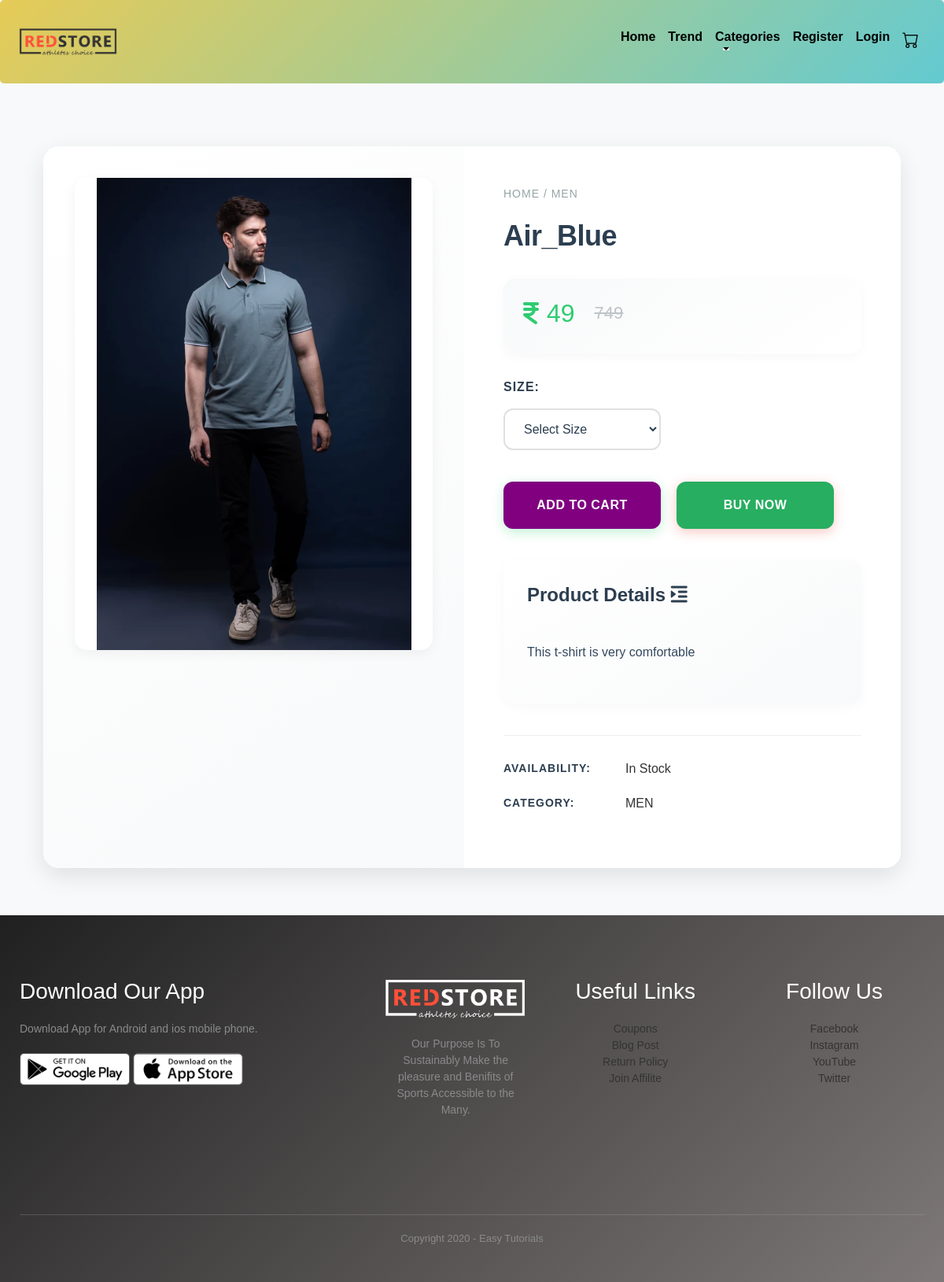
Screenshot of /productdetails/5/ with the database file from the repository.
### core/models.py (models this page shows, shortened)
class E_com(models.Model):
    CATEGORY_CHOICES = [
        ('MEN', 'Men'),
        ('WOMEN', 'Women'),
        ('KID', 'Kid'),
    ]
    name = models.CharField(max_length=100)
    category = models.CharField(max_length=20, choices=CATEGORY_CHOICES)
    small_description=models.CharField(max_length=300)
    description=models.TextField()
    original_price = models.IntegerField()
    discounted_price = models.IntegerField()
    E_com_image =models.ImageField(upload_to='E_com_images')  # As we are using image field we have to intall 'pillow'. And we have to Define MEDIA_URL in settings.py file so that all folder should save in media directory

### core/views.py (the view)
# urls.py: path('productdetails/<int:id>/',views.ProductDetails, name="ProductDetails"),
def ProductDetails(request, id):
    dc = get_object_or_404(E_com, pk=id)  # Ensures proper error handling
    return render(request, 'core/ProductDetails.html', {'dc': dc})

### core/templates/core/ProductDetails.html (shortened to what this page needs)
{% extends "core/base.html" %}
{% load static %}
{% block content %}
<section class="product-detail">
    <div class="container">
        <div class="product-container">
            <div class="product-images">
                <img src="{{dc.E_com_image.url}}" alt="{{dc.name}}" class="product-image" id="main-product-image">
                <div class="thumbnail-container">
                </div>
            </div>
            <div class="product-info">
                <p>Home / {{dc.category}}</p>
                <h1 class="product-title">{{dc.name}}</h1>
                <div class="price-container">
                    <h4>
                        <i class="fa-solid fa-indian-rupee-sign"></i>{{dc.discounted_price}}
                        {% if dc.original_price != dc.discounted_price %}
                        <small class="original-price">{{dc.original_price}}</small>
                        {% endif %}
                    </h4>
                </div>
                <div class="size-options">
                    <span class="option-title">Size:</span>
                    <select class="size-select">
                        <option>Select Size</option>
                    </select>
                </div>
                <div class="action-buttons">
                    <a href="{% url 'addtocart' dc.id %}" class="btn1 add-to-cart">Add To Cart</a>
                    <a href="{% url 'buynow' dc.id %}" class="btn1 buy-now">Buy Now</a>
                </div>
                <div class="product-description">
                    <h3>Product Details <i class="fa fa-indent"></i></h3>
                    <br>
                    <p>{{dc.description}}</p>
                </div>
                <div class="product-meta">
                    <div class="meta-item">
                        <span class="meta-label">Availability:</span>
                        <span>In Stock</span>
                    </div>
                    <div class="meta-item">
                        <span class="meta-label">Category:</span>
                        <span>{{dc.category}}</span>
                    </div>
                </div>
            </div>
        </div>
    </div>
</section>
{% endblock content %}

### core/static/core/css/style.css (style rules this page uses)
* { margin: 0; padding: 0; box-sizing: border-box; }
body { font-family: 'Poppins', sans-serif; background-color: #fff; color: #333; }
a { text-decoration: none; color: inherit; }
p { color: #555; }
.container { max-width: 1300px; margin: auto; padding-left: 25px; padding-right: 25px; }
h4 { color: #555; font-weight: normal; }
body { font-family: Arial, sans-serif; background-color: #f8f9fa; }
.container { margin-top: 20px; }

### core/static/core/css/viewcart.css (style rules this page uses)
body { font-family: 'Arial', sans-serif; background-color: #f8f9fa; margin: 0; padding: 0; }

### core/static/core/css/checkout.css (style rules this page uses)
body { font-family: Arial, sans-serif; background-color: #f8f9fa; }
.container { margin-top: 20px; }

### core/templates/core/ProductDetails.html (style rules this page uses)
.product-detail { padding: 60px 0; background-color: #f8f9fa; min-height: 100vh; }
.product-container { display: flex; flex-wrap: wrap; background-color: #fff; border-radius: 20px; overflow: hidden; box-shadow: 0 10px 30px rgba(0,0,0,0.1); margin: 0 auto; max-width: 1400px; position: relative; }
.product-images { flex: 1; min-width: 300px; padding: 40px; background: linear-gradient(145deg, #ffffff, #f8f9fa); }
.product-image { width: 100%; height: 600px; object-fit: contain; margin-bottom: 25px; background-color: #ffffff; border-radius: 15px; transition: all 0.4s cubic-bezier(0.4, 0, 0.2, 1); box-shadow: 0 5px 15px rgba(0,0,0,0.05); }
.thumbnail-container { display: flex; gap: 20px; justify-content: center; flex-wrap: wrap; padding: 20px 0; }
.product-info { flex: 1; min-width: 300px; padding: 50px; background: #ffffff; position: relative; }
.product-info p { color: #95a5a6; font-size: 14px; text-transform: uppercase; letter-spacing: 1px; margin-bottom: 20px; }
.product-title { font-size: 36px; margin-bottom: 20px; color: #2c3e50; font-weight: 700; line-height: 1.3; letter-spacing: -0.5px; }
.price-container { margin: 30px 0; padding: 25px; background: linear-gradient(145deg, #f8f9fa, #ffffff); border-radius: 15px; box-shadow: 0 4px 15px rgba(0,0,0,0.03); }
.price-container h4 { display: flex; align-items: center; gap: 10px; font-size: 32px; color: #2ecc71; }
.original-price { font-size: 22px; color: #bdc3c7; text-decoration: line-through; margin-left: 15px; }
.size-options { margin: 30px 0; }
.option-title { font-weight: 600; margin-bottom: 15px; display: block; color: #2c3e50; font-size: 16px; text-transform: uppercase; letter-spacing: 1px; }
.size-select { padding: 15px 20px; border-radius: 12px; border: 2px solid #e0e0e0; width: 200px; font-size: 16px; transition: all 0.3s ease; background-color: #ffffff; color: #2c3e50; cursor: pointer; }
.action-buttons { display: flex; gap: 20px; margin-top: 40px; }
.btn1 { padding: 18px 35px; border: none; border-radius: 12px; font-weight: 600; cursor: pointer; font-size: 16px; transition: all 0.4s cubic-bezier(0.4, 0, 0.2, 1); text-decoration: none; display: inline-block; text-align: center; min-width: 200px; letter-spacing: 0.5px; text-transform: uppercase; }
.add-to-cart { background: purple; color: white; box-shadow: 0 4px 15px rgba(46, 204, 113, 0.3); }
.buy-now { background: #27ae60; color: white; box-shadow: 0 4px 15px rgba(231, 76, 60, 0.3); }
.product-description { margin: 40px 0; padding: 30px; background: linear-gradient(145deg, #ffffff, #f8f9fa); border-radius: 15px; box-shadow: 0 4px 15px rgba(0,0,0,0.03); }
.product-description h3 { color: #2c3e50; font-size: 24px; margin-bottom: 20px; font-weight: 600; }
.product-description p { color: #34495e; line-height: 1.8; font-size: 16px; text-transform: none; letter-spacing: normal; }
.product-meta { margin-top: 40px; padding-top: 30px; border-top: 1px solid #eee; }
.meta-item { margin-bottom: 20px; display: flex; align-items: center; gap: 15px; }
.meta-label { font-weight: 600; min-width: 140px; color: #2c3e50; text-transform: uppercase; font-size: 14px; letter-spacing: 1px; }
@media (max-width: 1200px) { .product-container { margin: 0 30px; } }

### rows the page displays
E_com: E_com_image (picture), category "MEN", name "Air_Blue", discounted_price "49", original_price "749", description "This t-shirt is very comfortable"
